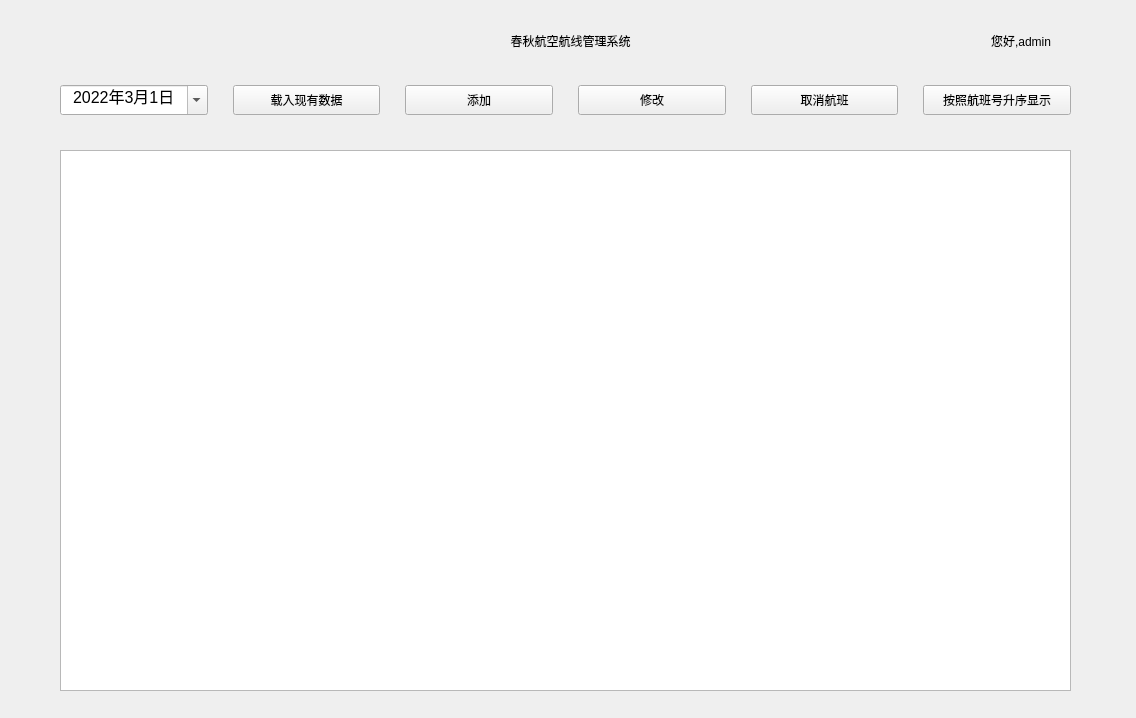
<?xml version="1.0" encoding="UTF-8"?>
<ui version="4.0">
 <class>Pages_Serve</class>
 <widget class="QWidget" name="Pages_Serve">
  <property name="geometry">
   <rect>
    <x>0</x>
    <y>0</y>
    <width>1136</width>
    <height>718</height>
   </rect>
  </property>
  <property name="windowTitle">
   <string>东方航空航线管理系统</string>
  </property>
  <widget class="QWidget" name="widget" native="true">
   <property name="geometry">
    <rect>
     <x>20</x>
     <y>10</y>
     <width>1091</width>
     <height>681</height>
    </rect>
   </property>
   <widget class="QLabel" name="label_2">
    <property name="geometry">
     <rect>
      <x>160</x>
      <y>10</y>
      <width>781</width>
      <height>41</height>
     </rect>
    </property>
    <property name="text">
     <string>春秋航空航线管理系统</string>
    </property>
    <property name="alignment">
     <set>Qt::AlignCenter</set>
    </property>
   </widget>
   <widget class="QWidget" name="layoutWidget">
    <property name="geometry">
     <rect>
      <x>40</x>
      <y>70</y>
      <width>1011</width>
      <height>41</height>
     </rect>
    </property>
    <property name="minimumSize">
     <size>
      <width>0</width>
      <height>30</height>
     </size>
    </property>
    <layout class="QGridLayout" name="gridLayout">
     <property name="horizontalSpacing">
      <number>25</number>
     </property>
     <property name="verticalSpacing">
      <number>4</number>
     </property>
     <item row="1" column="2">
      <widget class="QPushButton" name="pushButton">
       <property name="minimumSize">
        <size>
         <width>0</width>
         <height>30</height>
        </size>
       </property>
       <property name="text">
        <string>添加</string>
       </property>
      </widget>
     </item>
     <item row="1" column="0">
      <widget class="QDateEdit" name="dateEdit">
       <property name="minimumSize">
        <size>
         <width>0</width>
         <height>30</height>
        </size>
       </property>
       <property name="font">
        <font>
         <pointsize>12</pointsize>
        </font>
       </property>
       <property name="alignment">
        <set>Qt::AlignCenter</set>
       </property>
       <property name="dateTime">
        <datetime>
         <hour>0</hour>
         <minute>0</minute>
         <second>0</second>
         <year>2022</year>
         <month>3</month>
         <day>1</day>
        </datetime>
       </property>
       <property name="displayFormat">
        <string>yyyy年M月d日</string>
       </property>
       <property name="calendarPopup">
        <bool>true</bool>
       </property>
      </widget>
     </item>
     <item row="1" column="1">
      <widget class="QPushButton" name="pushButton_5">
       <property name="minimumSize">
        <size>
         <width>0</width>
         <height>30</height>
        </size>
       </property>
       <property name="text">
        <string>载入现有数据</string>
       </property>
      </widget>
     </item>
     <item row="1" column="3">
      <widget class="QPushButton" name="pushButton_2">
       <property name="minimumSize">
        <size>
         <width>0</width>
         <height>30</height>
        </size>
       </property>
       <property name="text">
        <string>修改</string>
       </property>
      </widget>
     </item>
     <item row="1" column="4">
      <widget class="QPushButton" name="pushButton_3">
       <property name="minimumSize">
        <size>
         <width>0</width>
         <height>30</height>
        </size>
       </property>
       <property name="text">
        <string>取消航班</string>
       </property>
      </widget>
     </item>
     <item row="1" column="5">
      <widget class="QPushButton" name="pushButton_6">
       <property name="minimumSize">
        <size>
         <width>0</width>
         <height>30</height>
        </size>
       </property>
       <property name="text">
        <string>按照航班号升序显示</string>
       </property>
      </widget>
     </item>
    </layout>
   </widget>
   <widget class="QLabel" name="label">
    <property name="geometry">
     <rect>
      <x>910</x>
      <y>20</y>
      <width>121</width>
      <height>21</height>
     </rect>
    </property>
    <property name="text">
     <string>您好,admin</string>
    </property>
    <property name="alignment">
     <set>Qt::AlignRight|Qt::AlignTrailing|Qt::AlignVCenter</set>
    </property>
   </widget>
   <widget class="QTableWidget" name="tableWidget">
    <property name="geometry">
     <rect>
      <x>40</x>
      <y>140</y>
      <width>1011</width>
      <height>541</height>
     </rect>
    </property>
    <property name="cursor" stdset="0">
     <cursorShape>PointingHandCursor</cursorShape>
    </property>
    <property name="styleSheet">
     <string notr="true"/>
    </property>
    <property name="selectionMode">
     <enum>QAbstractItemView::SingleSelection</enum>
    </property>
    <property name="selectionBehavior">
     <enum>QAbstractItemView::SelectRows</enum>
    </property>
    <property name="textElideMode">
     <enum>Qt::ElideMiddle</enum>
    </property>
    <attribute name="horizontalHeaderMinimumSectionSize">
     <number>30</number>
    </attribute>
    <attribute name="horizontalHeaderDefaultSectionSize">
     <number>120</number>
    </attribute>
   </widget>
  </widget>
 </widget>
 <tabstops>
  <tabstop>pushButton_5</tabstop>
  <tabstop>pushButton</tabstop>
  <tabstop>pushButton_2</tabstop>
  <tabstop>pushButton_3</tabstop>
  <tabstop>tableWidget</tabstop>
 </tabstops>
 <resources/>
 <connections/>
</ui>
